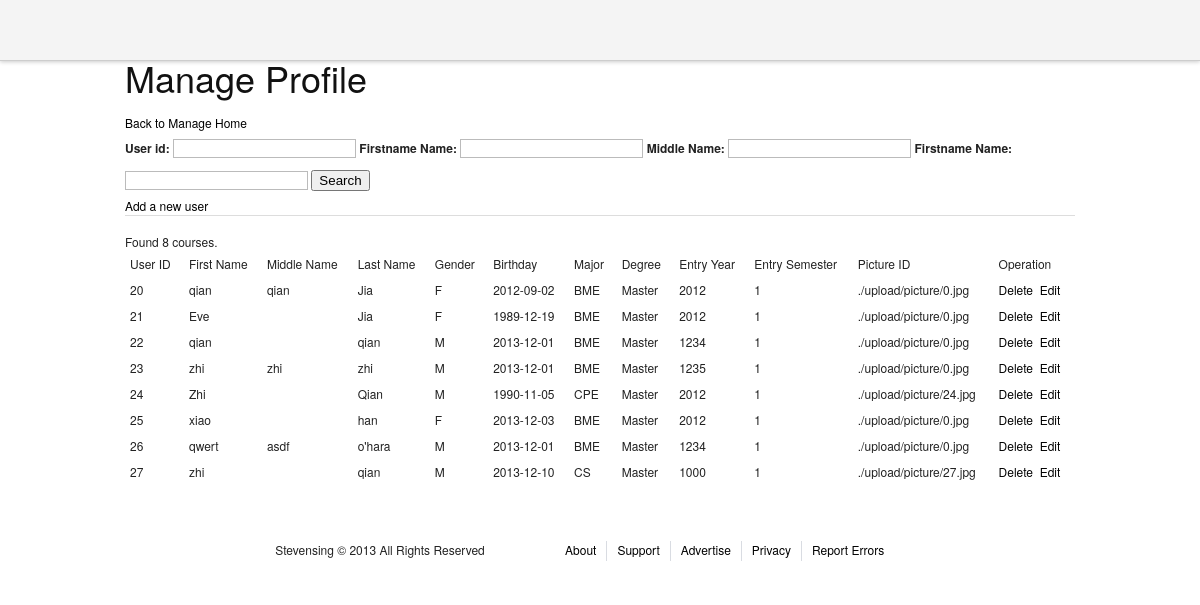
Page /admin/manageProfiles.php on the earlier database version.
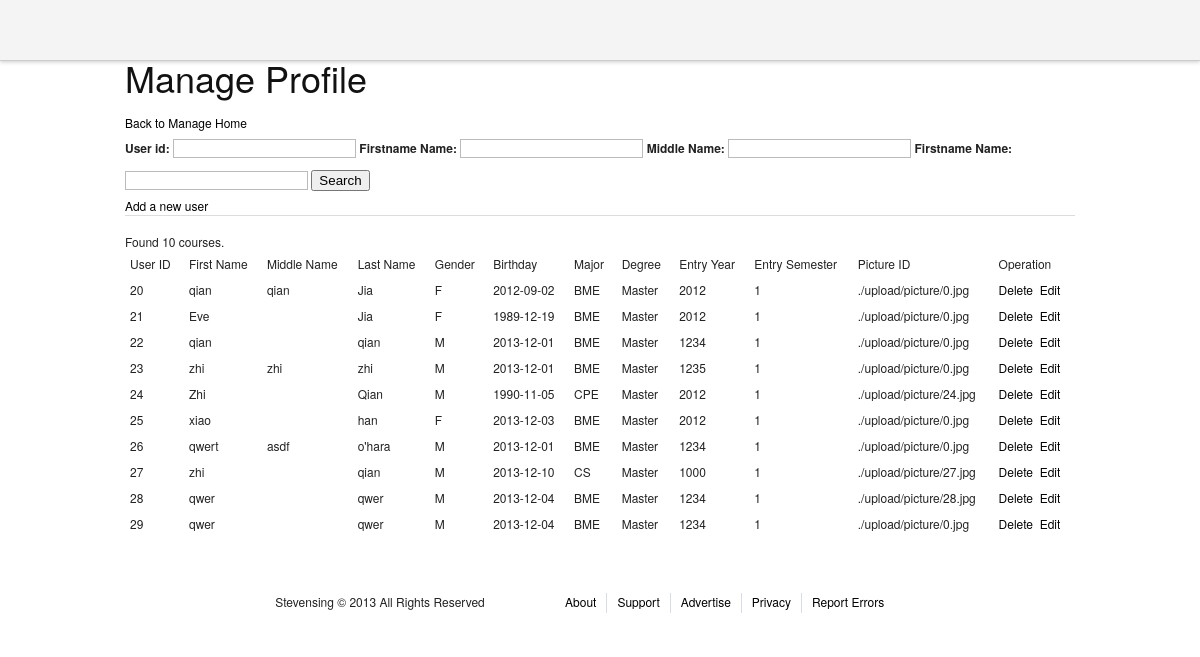
Same page on the later database version.
### tables this page shows
CREATE TABLE `profiles` (
  `user_id` int(11) NOT NULL,
  `firstname` varchar(40) NOT NULL,
  `middlename` varchar(40) DEFAULT NULL,
  `lastname` varchar(40) NOT NULL,
  `gender` char(1) NOT NULL,
  `dob` date NOT NULL,
  `major` varchar(6) NOT NULL,
  `degree` varchar(40) NOT NULL,
  `entry_year` smallint(6) NOT NULL,
  `entry_semester` tinyint(4) NOT NULL,
  `picture_id` varchar(2000) DEFAULT './upload/picture/0.jpg',
  PRIMARY KEY (`user_id`),
  CONSTRAINT `user_id4` FOREIGN KEY (`user_id`) REFERENCES `users` (`user_id`) ON DELETE CASCADE
);

### admin/manageProfiles.php (the view, shortened to what this page needs)
<?php
include "header.php";
include "../mysqli_connection.php";
?>
<div>
<h1>Manage Profile</h1>
<a href = "adminhome.php">Back to Manage Home</a>
</div>
<div>
<form action = "#" method = "GET">
<label for = "user_id">User id: </label>
<input type = "text" name = "user_id" value = "<?php echo isset($_GET['user_id'])?$_GET['user_id']:"";?>" />
<label for = "firstname">Firstname Name: </label>
<input type = "text" name = "firstname" value = "<?php echo isset($_GET['firstname'])?$_GET['firstname']:"";?>" />
<label for = "lastname">Middle Name: </label>
<input type = "text" name = "middlename" value = "<?php echo isset($_GET['middlename'])?$_GET['middlename']:"";?>" />
<label for = "firstname">Firstname Name: </label>
<input type = "text" name = "lastname" value = "<?php echo isset($_GET['lastname'])?$_GET['lastname']:"";?>" />
<input type = "submit" value = "Search" />
</form>
</div>
<div>
<a href="editprofile.php">Add a new user</a>
</div>
<hr />
<div>
<table>
<thead >
<td>User ID</td> <td>First Name</td> <td>Middle Name</td> <td>Last Name</td> <td>Gender</td> <td>Birthday</td>
<td>Major</td> <td>Degree</td> <td>Entry Year</td> <td>Entry Semester</td>
<td>Picture ID</td> <td>Operation</td>
</thead>
<tbody>
<?php
$filter = "true";
$perNumber = 25;
if(isset($_GET['page']))$page = $_GET['page'];
else $page=1;
$count = $mysqli->query("select count(*) from profiles WHERE " . $filter . ";");
$rs = mysqli_fetch_array($count);
$totalNumber = $rs[0];
if ($totalNumber == 0){
        echo "<div><font color='red'>No result!</font></div>";
}
else{
        echo "<div>Found " . $totalNumber. " courses.</div>";
}
$startCount = ($page - 1) * $perNumber;
$result = $mysqli->query("select * from profiles WHERE (" . $filter .") LIMIT $startCount, $perNumber");
if ($result){
        while ($row = mysqli_fetch_array($result)){
?>
<tr>
<td><?php echo $row["user_id"];?></td>
<td><?php echo $row["firstname"];?></td>
<td><?php echo $row["middlename"];?></td>
<td><?php echo $row["lastname"];?></td>
<td><?php echo $row["gender"];?></td>
<td><?php echo $row["dob"];?></td>
<td><?php echo $row["major"];?></td>
<td><?php echo $row["degree"];?></td>
<td><?php echo $row["entry_year"];?></td>
<td><?php echo $row["entry_semester"];?></td>
<td><?php echo $row["picture_id"];?></td>
<td><a href="javascript:" onclick = "show_delete_yes(this,<?php echo $row['user_id'];?>);" >Delete</a>&nbsp&nbsp<a href="editprofile.php?id=<?php echo $row['user_id'];?>">Edit</a></td>
</tr>
</tbody>
<?php
        }
 }
?>
</table>
</div>
<?php
include "footer.php";

Differences in the rows shown:
added profiles: user_id "28", firstname "qwer", lastname "qwer", gender "M", dob "2013-12-04", major "BME", degree "Master", entry_year "1234", entry_semester "1", picture "./upload/picture/28.jpg"
added profiles: user_id "29", firstname "qwer", lastname "qwer", gender "M", dob "2013-12-04", major "BME", degree "Master", entry_year "1234", entry_semester "1", picture "./upload/picture/0.jpg"
Other differences:
$totalNumber: "8" → "10"
